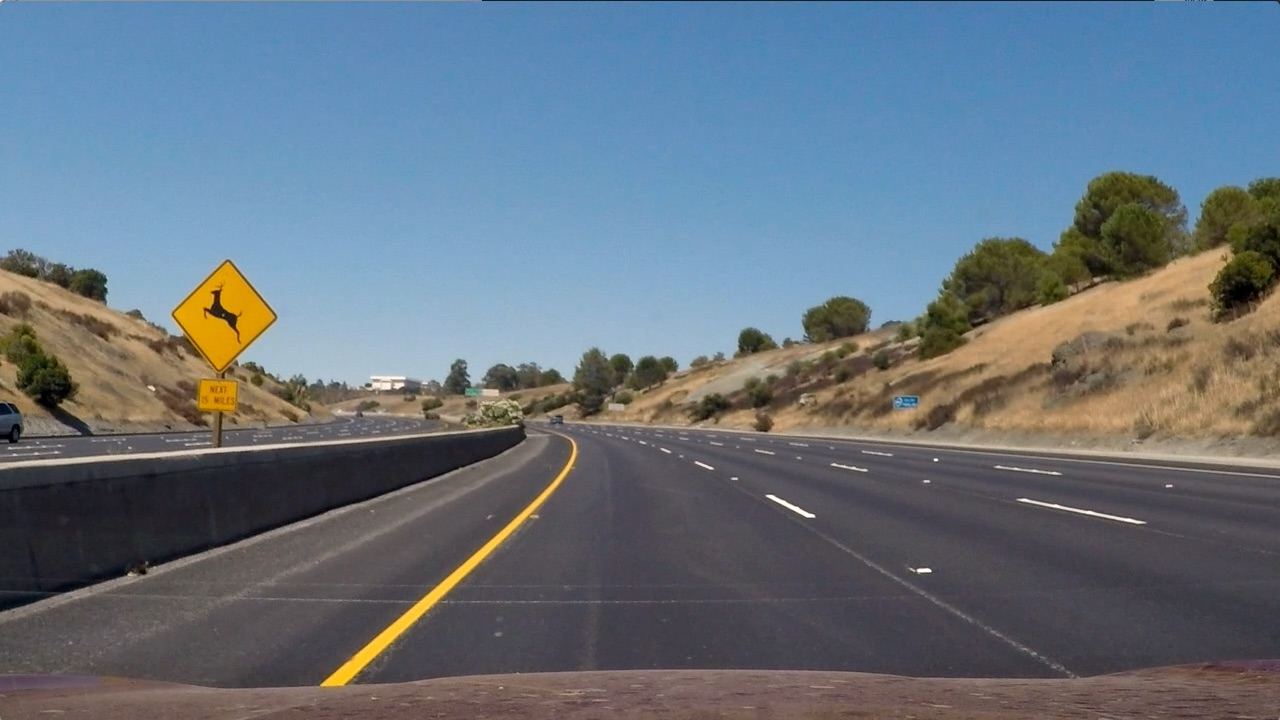
#> input picture test.jpg, 1280 x 720 px
$ jupyter execute --allow-errors 'Finding Lanes.ipynb'   (older library calls are emulated)
#> lines starting #> are read from the running program, lines starting #| are printed output that depends on the picture; after the words box and inside, x2 and y2 are one past the last pixel; in counts of white or black regions, pixels touching at a corner belong together
[cell 1]
import numpy as np
import cv2
import matplotlib.pyplot as plt
import matplotlib.image as mpimg
import glob

[cell 2]
def create_points(nx, ny):
    image_points=[]
    object_points=[]
    object_point = np.zeros((ny*nx,3), np.float32)
    object_point[:,:2] = np.mgrid[0:8, 0:6].T.reshape(-1,2)

    images = glob.glob('calibration_wide/GO*.jpg')
    for i,fname in enumerate(images):
        img = cv2.imread(fname)
        gray_img = cv2.cvtColor(img, cv2.COLOR_BGR2GRAY)
        ret, corners = cv2.findChessboardCorners(gray_img, (nx,ny),None)
        if ret:
            object_points.append(object_point)
            image_points.append(corners)
    return object_points, image_points


def undistort(img, object_points, image_points):
    img_size=(img.shape[1],img.shape[0])
    ret, mtx, dist, rvecs, tvecs = cv2.calibrateCamera( object_points, image_points, img_size,None,None)
    undistort_image = cv2.undistort(img, mtx, dist, None, mtx)
    return undistort_image

[cell 3]
def binarize_hls(img, channel= 's', thresh=[50,255]):
    hls_image = cv2.cvtColor(img, cv2.COLOR_RGB2HLS).astype(np.float)
    h_channel= hls_image[:,:,0]
    l_channel= hls_image[:,:,1]
    s_channel= hls_image[:,:,2]

    if channel == 's':
        channel= s_channel
    elif channel == 'h':
        channel= h_channel
    else:
        channel= l_channel

    channel_binary= np.zeros_like(channel)
    channel_binary[(channel>thresh[0])&(channel<=thresh[1])]=1
    return channel_binary

[cell 4]
def binarize_gradient(img, orientation='x', thresh=[50,255],ksize=[3,3]):
    gray_image = cv2.cvtColor(img, cv2.COLOR_RGB2GRAY)
    if orientation =='x':
        sobel = cv2.Sobel(gray_image,cv2.CV_64F,1,0)
    elif orientation == 'y':
        sobel = cv2.Sobel(gray_image,cv2.CV_64F,0,1)
    sobel_abs = np.absolute(sobel)
    sobel_scaled= np.uint8(255*sobel_abs/np.max(sobel_abs))
    sobel_binary = np.zeros_like(sobel_scaled)
    sobel_binary[(sobel_scaled>thresh[0])&(sobel_scaled<=thresh[1])]=1
    return sobel_binary

[cell 5]
def combine_channel_gradient(gradient,channel):
    color_combination = np.dstack((np.zeros_like(gradient),gradient,channel))
    color_binary= np.zeros_like(gradient)
    color_binary[(gradient==1)|(channel==1)]=1
    return color_binary, color_combination

[cell 6]
def side2side_plotter(images):
    # Plot the result
    number_of_plots = len(images)
    fig , (ax)= plt.subplots(1, number_of_plots, figsize=(10, 9))
    fig.tight_layout()
    for i in range(number_of_plots):
        ax[i].imshow(images[i][0], cmap='gray')
        ax[i].set_title(images[i][1])
    plt.subplots_adjust(left=0., right=1, top=0.9, bottom=0.)
    plt.show()

def single_plotter(image,title):
    plt.title(title)
    plt.imshow(image, cmap='Greys_r')
    plt.show()

#> (a cell that did not finish here is left out)

[cell 8]
# 3 Color/gradient threshold
image = mpimg.imread('test.jpg')
#> image is the input picture: shape (720, 1280, 3); mean R, G, B 102.8, 114.6, 125.5
single_plotter(image, 'Original')
s_channel_binary= binarize_hls(image, channel='s', thresh=[150, 255])
#> in binarize_hls, `s_channel= hls_image[:,:,2]`:
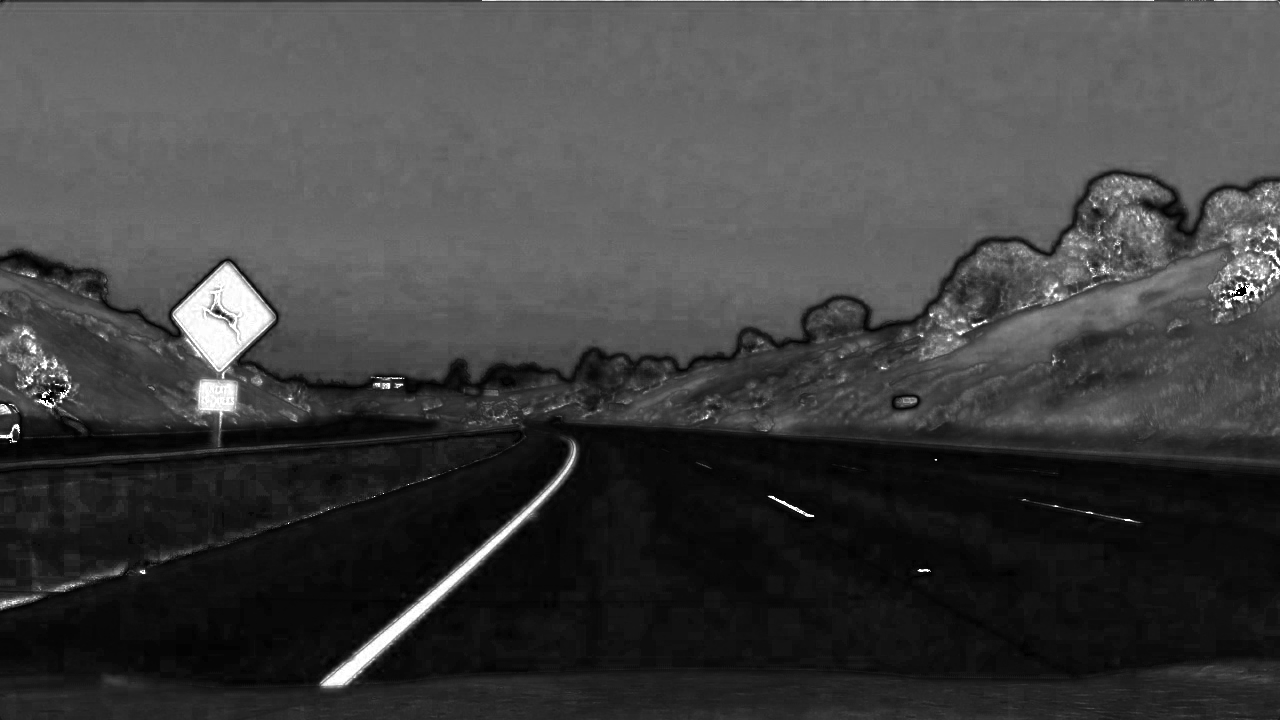
#> s_channel: shape (720, 1280) float64; min 0, max 255, mean 64.8
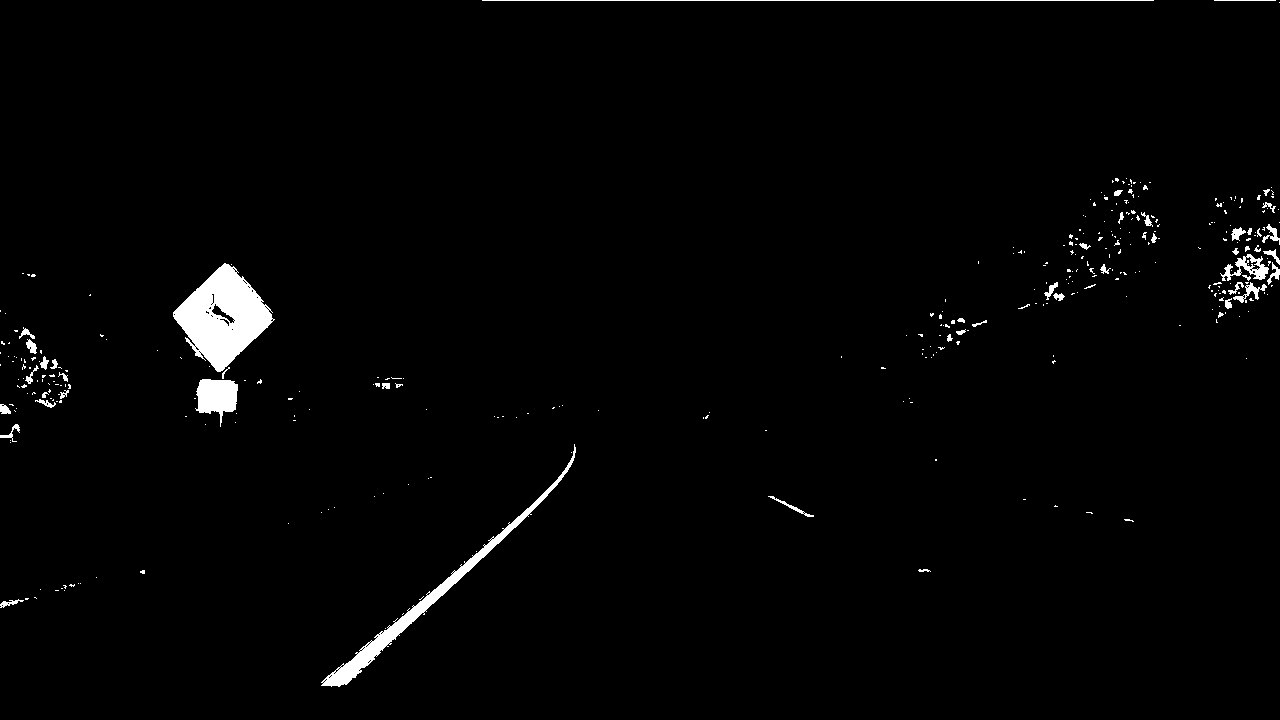
#> s_channel_binary: shape (720, 1280) float64; values 0 (black) and 1 (white), 1.7% white; 352 white regions (301 under 20 px), largest, box (x1, y1, x2, y2) and area: (173, 263, 275, 372) 5951, (321, 444, 576, 687) 3213, (195, 379, 238, 427) 1282
sobelx_binary = binarize_gradient(image, orientation='x',thresh=[50, 100], ksize=[3,3])
#> in binarize_gradient, `sobel = cv2.Sobel(gray_image,cv2.CV_64F,1,0)`:
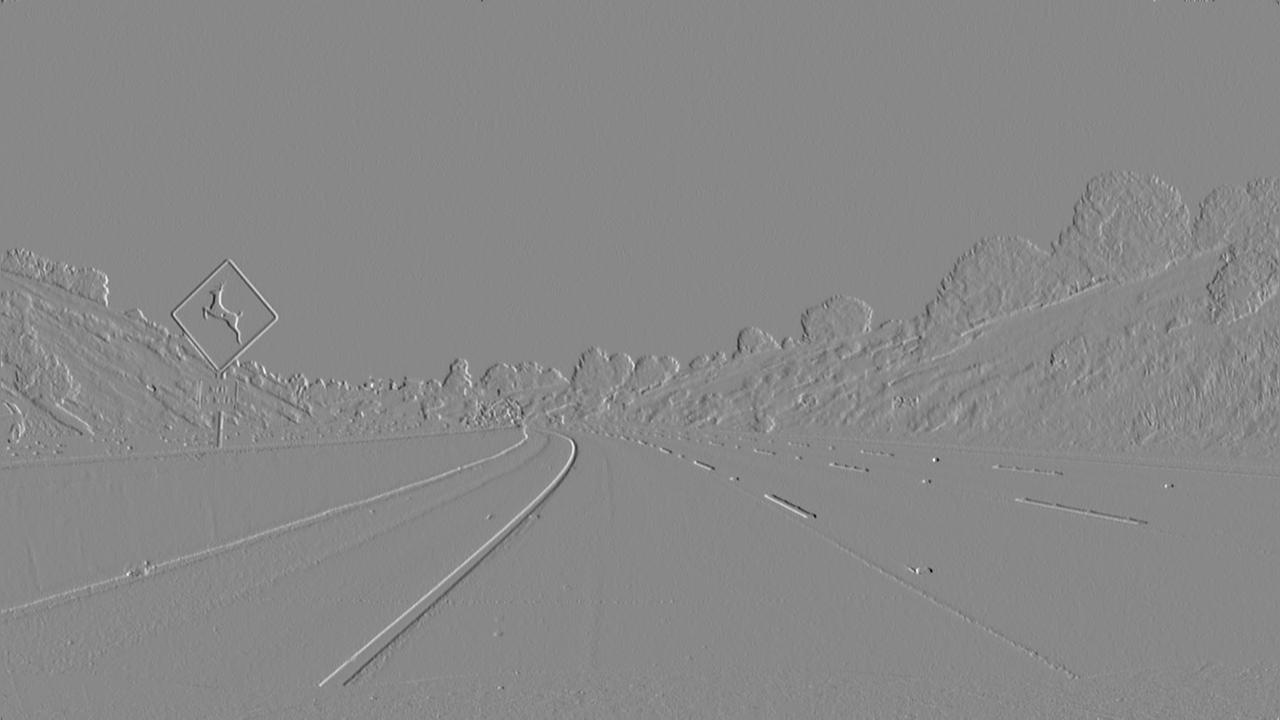
#> sobel: shape (720, 1280) float64; min -610, max 530, mean -0.1; drawn with min black and max white
#> sobelx_binary: shape (720, 1280); values 0 (black) and 1 (white), 0.95% white in thin lines or dots
color_binary, color_combination = combine_channel_gradient(sobelx_binary, s_channel_binary)
#> color_binary: shape (720, 1280); values 0 (black) and 1 (white), 2.5% white; 1364 white regions (1268 under 20 px), largest, box (x1, y1, x2, y2) and area: (171, 259, 278, 379) 6379, (319, 442, 578, 687) 3858, (195, 379, 238, 447) 1357


side2side_plotter([(s_channel_binary, 'Channel S'),(sobelx_binary, 'Sobelx')])
side2side_plotter([(color_combination, 'Channel S & SobelX'),(color_binary, 'Combination')])

[cell 9]
#4 perspective transform
img_copy = np.copy(image)
offset = 100
src_vertices = [[520,500],[800,500],[1150,680],[300,680]]
dst_vertices = [offset,offset],[img_copy.shape[1]-offset,offset],[img_copy.shape[1]-offset,img_copy.shape[0]-offset],[offset,img_copy.shape[0]-offset]
pts = np.array(src_vertices, np.int32)
pts = pts.reshape((-1,1,2))
cv2.polylines(img_copy,[pts],True,(255,0,0), thickness=2)
#> img_copy: shape (720, 1280, 3); 0.58% of pixels changed, all inside (x1, y1, x2, y2) = (299, 499, 1152, 682)
single_plotter(img_copy, 'rectangle')


src =np.float32(src_vertices)
dst=np.float32(dst_vertices)
M = cv2.getPerspectiveTransform(src,dst)
warped_image = cv2.warpPerspective(color_binary, M, (color_binary.shape[1],color_binary.shape[0]))
#> warped_image: shape (720, 1280); values 0 (black) and 1 (white), 3.3% white; 49 white regions (35 under 20 px), largest, box (x1, y1, x2, y2) and area: (128, 0, 199, 627) 23734, (1070, 39, 1142, 229) 5899, (1121, 436, 1167, 453) 309
single_plotter(warped_image, 'rectangle')

[cell 10]
histogram = np.sum(warped_image[int(warped_image.shape[0]/2):,:], axis=0)
#> histogram = 1280 values, max 267 at index 157, min 0 at index 0, mean 7.7
plt.plot(histogram)
plt.show()
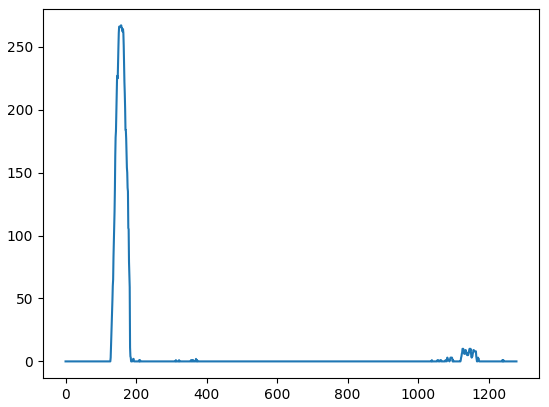
#> figure drawn by matplotlib, 1 panel; curve peaks at x = 157, y = 267

[cell 11]
output_img = np.dstack((warped_image, warped_image, warped_image))*255
mid_point = int(histogram.shape[0]/2)
#> mid_point = 640
half_left = np.argmax(histogram[:mid_point])
#> half_left = 157
half_right = np.argmax(histogram[mid_point:]) + mid_point
#> half_right = 1126

n_windows = 9
left_current = half_left
#> left_current = 157
right_current = half_right
#> right_current = 1126

nonzero = warped_image.nonzero()
#> nonzero = 30782 positions, rows 0 to 652, columns 53 to 1242
nonzero_x = np.array(nonzero[1])
nonzero_y = np.array(nonzero[0])

windows_height = int(warped_image.shape[0]/n_windows)
#> windows_height = 80
print(windows_height)
#| 80
print(half_left, half_right)
#| 157 1126
print("-----")
left_lane=[]
right_lane=[]

margin = 90
min_pixel = 50
for window in range(n_windows):
    y_low = warped_image.shape[0] - (window+1)*windows_height
    y_high= warped_image.shape[0] - (window)*windows_height


    x_left_low= left_current-margin
    x_left_high = left_current+margin
    x_right_low= right_current-margin
    x_right_high = right_current+margin

    cv2.rectangle(output_img, (x_left_low,y_low),(x_left_high, y_high), (0,255, 255),2)
    cv2.rectangle(output_img, (x_right_low,y_low),(x_right_high, y_high), (0,255, 255),2)

    good_left = ((nonzero_y>y_low)&(nonzero_y<y_high)&(nonzero_x>x_left_low)&(nonzero_x<x_left_high)).nonzero()[0]
    good_right = ((nonzero_y>y_low)&(nonzero_y<y_high)&(nonzero_x>x_right_low)&(nonzero_x<x_right_high)).nonzero()[0]
    if good_left.shape[0] >min_pixel:
        left_current = int(np.mean(nonzero_x[good_left]))
    if good_right.shape[0]> min_pixel:
        right_current = int(np.mean(nonzero_x[good_right]))

    left_lane.append(good_left)
    right_lane.append(good_right)
#> this loop made 9 passes
#> (x_left_low, x_left_high, x_right_low, x_right_high, left_current, right_current) on passes 4, 7, 8, 9: (65, 245, 1036, 1216, 161, 1143), (78, 258, 1053, 1233, 174, 1107), (84, 264, 1017, 1197, 173, 1100), (83, 263, 1010, 1190, 174, 1096)
#> (x_left_low, x_left_high, x_right_low, x_right_high, good_right, left_current) on pass 3: (58, 238, 1036, 1216, [26502, 26539, 26540], 155)
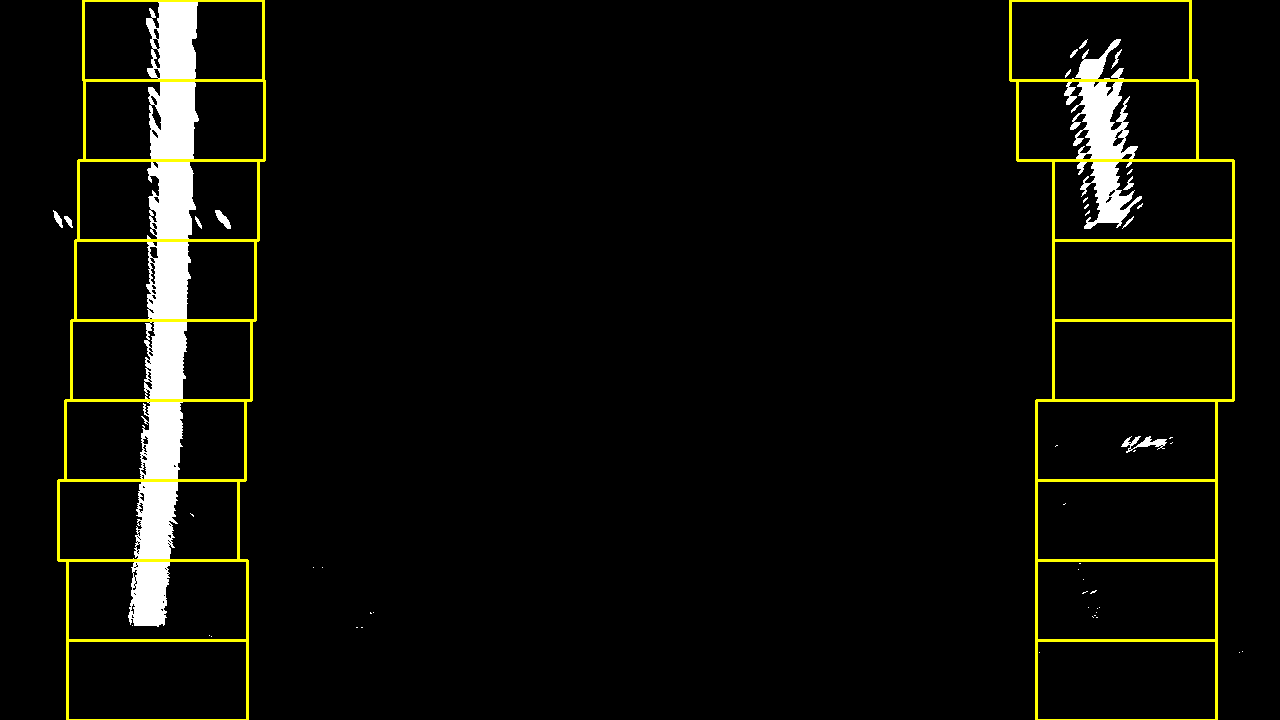
#> output_img: shape (720, 1280, 3); mean of channels 0, 1, 2 8.2, 13.3, 13.3; drawn as B, G, R
#> after the loop, left_lane = 9 items; right_lane = 9 items

# single_plotter(output_img, 'windows')

left_lane = np.concatenate(left_lane)
right_lane = np.concatenate(right_lane)
#> right_lane = 6642 values, max 30780 at index 0, min 1717 at index 5756, mean 9766.8

left_x = nonzero_x[left_lane]
right_x= nonzero_x[right_lane]
#> right_x = 6642 values, max 1172 at index 57, min 1039 at index 0, mean 1104
left_y = nonzero_y[left_lane]
right_y = nonzero_y[right_lane]
#> right_y = 6642 values, max 652 at index 0, min 39 at index 5756, mean 154.1

left_fit = np.polyfit(left_x, left_y,2)
#> left_fit = [0.072, -30.72, 3402.2]
right_fit = np.polyfit(right_x,right_y,2)
#> right_fit = [0.0631, -137.3, 74844.1]

ploty = np.linspace(0, warped_image.shape[0]-1, warped_image.shape[0] )
#> ploty = 720 values from 0 to 719
x =np.array(range(0,720))

left_fit_x = left_fit[0]*ploty**2+ left_fit[1]*ploty + left_fit[2]
#> left_fit_x = 720 values, max 18520.5 at index 719, min 124.8 at index 213, mean 4769.5
right_fit_x = right_fit[0]*ploty**2+ right_fit[1]*ploty + right_fit[2]
#> right_fit_x = 720 values, max 74844.1 at index 0, min 8731.4 at index 719, mean 36361.9

output_img[left_y, left_x] = [255,0,0]
output_img[right_y, right_x] = [0,0,255]
plt.imshow(output_img)
plt.plot(left_fit_x, ploty, color='yellow')
plt.plot(right_fit_x, ploty, color='yellow')
plt.xlim(0, 1280)
plt.ylim(720, 0)
plt.show()
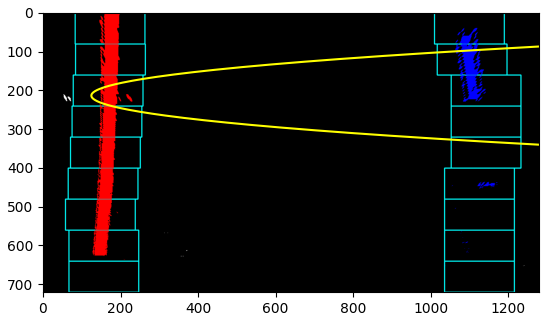
#> figure drawn by matplotlib, 1 panel
